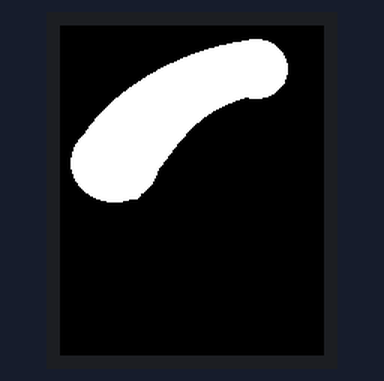
Simulated run of this sketch. Board: ESP8266 (NodeMCU). Parts: 176×220 colour display. What the sketch prints to the serial monitor is not drawn.

Above: at 0.3 s.

The sketch:

sketch_aug07b.ino
```cpp
#include <SPI.h>
#include <TFT_22_ILI9225.h>
#include "face.h"
#include "face2.h"
// #define TFT_RST 8
// #define TFT_RS  9
// #define TFT_CS  10  // SS
// #define TFT_SDI 11  // MOSI
// #define TFT_CLK 13  // SCK
// #define TFT_LED 3   // 0 if wired to +5V directly

#define TFT_RST D4
#define TFT_RS  D2
#define TFT_CS  D8  // SS
#define TFT_SDI D7  // MOSI
#define TFT_CLK D5  // SCK
#define TFT_LED D1   // 0 if wired to +5V directly

// Use hardware SPI (faster - on Uno: 13-SCK, 12-MISO, 11-MOSI)
TFT_22_ILI9225 tft = TFT_22_ILI9225(TFT_RST, TFT_RS, TFT_CS, TFT_LED);
// Use software SPI (slower)
//TFT_22_ILI9225 tft = TFT_22_ILI9225(TFT_RST, TFT_RS, TFT_CS, TFT_SDI, TFT_CLK, TFT_LED);

// Variables and constants
// uint16_t x, y;
// boolean flag = false;

// Setup

void setup() {
  Serial.begin(115200);
  Serial.println("STARTED");
  tft.begin();
  SPI.beginTransaction(SPISettings(12000000, MSBFIRST, SPI_MODE0));

  Serial.begin(9600);
  tft.setBackgroundColor(COLOR_BLACK);
  tft.drawBitmap(0,0,blinkEye,160,120,COLOR_WHITE);


}

// Loop
void loop() {
}
```

Source omitted: face.h (data table, 12441 bytes), face2.h (data table, 73349 bytes)
